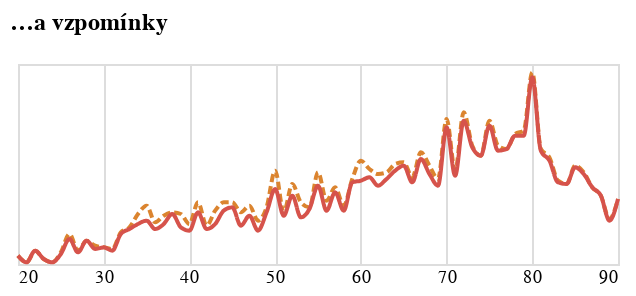

The code cell stored with this chart in its notebook:
### Code cell
tvar3 = alt.Chart(do_grafu_vzpominky.to_pandas(), width=300, height=100, title="…a vzpomínky").mark_line(interpolate="monotone").encode(
    alt.X('vek:Q').axis(domain=False, tickSize=0, title=None),
    alt.Y('len:Q').stack('zero').axis(None),
    alt.Color('obdobi:N', sort=['2000-2020','1800-1838'], scale=alt.Scale(range=['#D6534B', '#DB842F']), legend=None),
    alt.StrokeDash('obdobi:N', sort=['2000-2020','1800-1838'], legend=None)
)

tvar3

### Figure 1 — Vega-Lite specification as saved in the notebook (floating-point values rounded to 4 significant figures; data arrays with more than 128 entries replaced by an {"elided": "..."} marker saying what was removed)
{"config": {"title": {"font": "Noticia Text", "fontSize": 12, "anchor": "start", "lineHeight": 19, "fontWeight": "bolder", "subtitleFont": "Noticia Text", "subtitleFontSize": 10, "subtitleLineHeight": 15, "subtitlePadding": 10, "dy": -10}, "axis": {"labelFont": "Asap", "titleFont": "Asap", "fontWeight": "lighter", "titleFontWeight": "lighter", "labelFontSize": 9, "titleFontSize": 9, "labelPadding": 2, "titlePadding": 9, "domainOpacity": 0, "tickColor": "#DCDDD6"}, "legend": {"labelFont": "Asap", "labelFontWeight": "normal", "titleFont": "Asap", "titleFontWeight": "normal", "labelFontSize": 9, "titleFontSize": 9}}, "data": {"name": "data-f470bf919ce4baa11dbcbcc5f4dc6628"}, "mark": {"type": "line", "interpolate": "monotone"}, "encoding": {"color": {"field": "obdobi", "legend": null, "scale": {"range": ["#D6534B", "#DB842F"]}, "sort": ["2000-2020", "1800-1838"], "type": "nominal"}, "strokeDash": {"field": "obdobi", "legend": null, "sort": ["2000-2020", "1800-1838"], "type": "nominal"}, "x": {"axis": {"domain": false, "tickSize": 0, "title": null}, "field": "vek", "type": "quantitative"}, "y": {"axis": null, "field": "len", "stack": "zero", "type": "quantitative"}}, "height": 100, "title": "…a vzpomínky", "width": 300, "$schema": "https://vega.github.io/schema/vega-lite/v5.8.0.json", "datasets": {"data-f470bf919ce4baa11dbcbcc5f4dc6628": {"elided": "129 records"}}}
